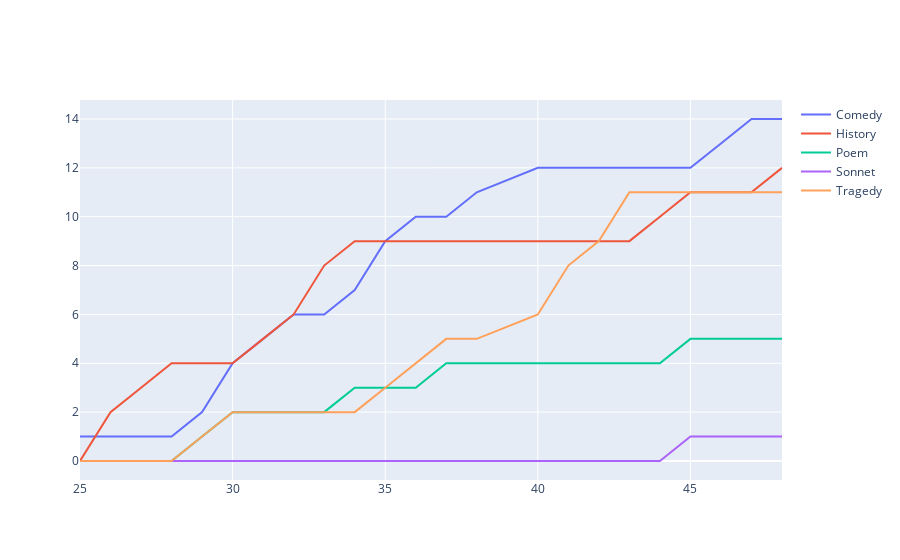

The notebook cell saved with this chart:
### Code cell
import plotly.graph_objects as px 
import numpy 
import plotly.graph_objects as go
  
# creating random data through randomint  
# function of numpy.random  
np.random.seed(42) 
 
  
plot = px.Figure() 

for i, col in enumerate(works_per_year_cumulative.columns):
    if col != "Total":
        plot.add_trace(go.Scatter( 
            name = col, 
            x = works_per_year_cumulative.index, 
            y = works_per_year_cumulative[col], 
            mode='lines'
        ))
  
# plot.add_trace(go.Scatter( 
#     name = 'Data 2', 
#     x = x, 
#     y = [56, 123, 982, 213], 
#     stackgroup='one'
#    ) 
# ) 
  
plot.show()

### Figure 1 — Plotly figure (JSON) as saved in the notebook; plotly's stock layout.template omitted (floating-point values rounded to 4 significant figures)
{"data": [{"mode": "lines", "name": "Comedy", "type": "scatter", "x": [25, 26, 27, 28, 29, 30, 31, 32, 33, 34, 35, 36, 37, 38, 40, 41, 42, 43, 44, 45, 46, 47, 48], "y": [1, 1, 1, 1, 2, 4, 5, 6, 6, 7, 9, 10, 10, 11, 12, 12, 12, 12, 12, 12, 13, 14, 14]}, {"mode": "lines", "name": "History", "type": "scatter", "x": [25, 26, 27, 28, 29, 30, 31, 32, 33, 34, 35, 36, 37, 38, 40, 41, 42, 43, 44, 45, 46, 47, 48], "y": [0, 2, 3, 4, 4, 4, 5, 6, 8, 9, 9, 9, 9, 9, 9, 9, 9, 9, 10, 11, 11, 11, 12]}, {"mode": "lines", "name": "Poem", "type": "scatter", "x": [25, 26, 27, 28, 29, 30, 31, 32, 33, 34, 35, 36, 37, 38, 40, 41, 42, 43, 44, 45, 46, 47, 48], "y": [0, 0, 0, 0, 1, 2, 2, 2, 2, 3, 3, 3, 4, 4, 4, 4, 4, 4, 4, 5, 5, 5, 5]}, {"mode": "lines", "name": "Sonnet", "type": "scatter", "x": [25, 26, 27, 28, 29, 30, 31, 32, 33, 34, 35, 36, 37, 38, 40, 41, 42, 43, 44, 45, 46, 47, 48], "y": [0, 0, 0, 0, 0, 0, 0, 0, 0, 0, 0, 0, 0, 0, 0, 0, 0, 0, 0, 1, 1, 1, 1]}, {"mode": "lines", "name": "Tragedy", "type": "scatter", "x": [25, 26, 27, 28, 29, 30, 31, 32, 33, 34, 35, 36, 37, 38, 40, 41, 42, 43, 44, 45, 46, 47, 48], "y": [0, 0, 0, 0, 1, 2, 2, 2, 2, 2, 3, 4, 5, 5, 6, 8, 9, 11, 11, 11, 11, 11, 11]}], "layout": {}}
